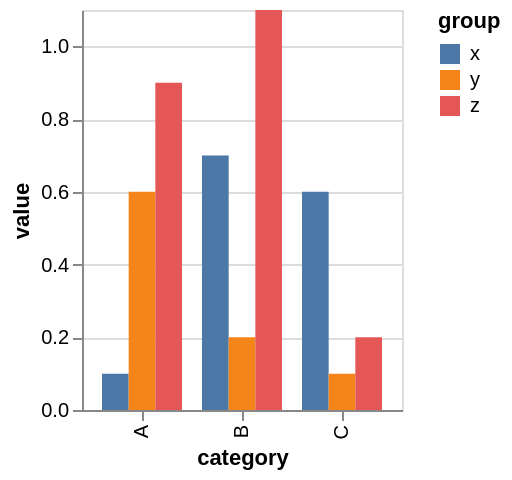

Source (Vega-Lite JSON):
### Vega specification from a JSON file in a GitHub repository (floating-point values rounded to 4 significant figures)
{"$schema": "https://vega.github.io/schema/vega/v5.json", "background": "white", "padding": 5, "height": 200, "style": "cell", "data": [{"name": "source_0", "values": [{"category": "A", "group": "x", "value": 0.1}, {"category": "A", "group": "y", "value": 0.6}, {"category": "A", "group": "z", "value": 0.9}, {"category": "B", "group": "x", "value": 0.7}, {"category": "B", "group": "y", "value": 0.2}, {"category": "B", "group": "z", "value": 1.1}, {"category": "C", "group": "x", "value": 0.6}, {"category": "C", "group": "y", "value": 0.1}, {"category": "C", "group": "z", "value": 0.2}]}, {"name": "data_0", "source": "source_0", "transform": [{"type": "stack", "groupby": ["category", "group"], "field": "value", "sort": {"field": [], "order": []}, "as": ["value_start", "value_end"], "offset": "zero"}, {"type": "filter", "expr": "isValid(datum[\"value\"]) && isFinite(+datum[\"value\"])"}]}], "signals": [{"name": "x_step", "value": 50}, {"name": "width", "update": "bandspace(domain('x').length, 0.2, 0.2) * x_step"}], "marks": [{"name": "marks", "type": "rect", "style": ["bar"], "from": {"data": "data_0"}, "encode": {"update": {"fill": {"scale": "color", "field": "group"}, "ariaRoleDescription": {"value": "bar"}, "description": {"signal": "\"category: \" + (isValid(datum[\"category\"]) ? datum[\"category\"] : \"\"+datum[\"category\"]) + \"; value: \" + (format(datum[\"value\"], \"\")) + \"; group: \" + (isValid(datum[\"group\"]) ? datum[\"group\"] : \"\"+datum[\"group\"])"}, "x": {"scale": "x", "field": "category", "offset": {"scale": "xOffset", "field": "group"}}, "width": {"scale": "xOffset", "band": 1}, "y": {"scale": "y", "field": "value_end"}, "y2": {"scale": "y", "field": "value_start"}}}}], "scales": [{"name": "x", "type": "band", "domain": {"data": "data_0", "field": "category", "sort": true}, "range": {"step": {"signal": "x_step"}}, "paddingInner": 0.2, "paddingOuter": 0.2}, {"name": "y", "type": "linear", "domain": {"data": "data_0", "fields": ["value_start", "value_end"]}, "range": [{"signal": "height"}, 0], "nice": true, "zero": true}, {"name": "xOffset", "type": "band", "domain": {"data": "data_0", "field": "group", "sort": true}, "range": [0, {"signal": "bandwidth('x')"}]}, {"name": "color", "type": "ordinal", "domain": {"data": "data_0", "field": "group", "sort": true}, "range": "category"}], "axes": [{"scale": "y", "orient": "left", "gridScale": "x", "grid": true, "tickCount": {"signal": "ceil(height/40)"}, "domain": false, "labels": false, "aria": false, "maxExtent": 0, "minExtent": 0, "ticks": false, "zindex": 0}, {"scale": "x", "orient": "bottom", "grid": false, "title": "category", "labelAlign": "right", "labelAngle": 270, "labelBaseline": "middle", "zindex": 0}, {"scale": "y", "orient": "left", "grid": false, "title": "value", "labelOverlap": true, "tickCount": {"signal": "ceil(height/40)"}, "zindex": 0}], "legends": [{"fill": "color", "symbolType": "square", "title": "group"}], "config": {"normalizedNumberFormat": ".2%"}}
